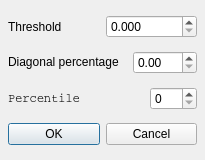
<ui version="4.0" >
 <author></author>
 <comment></comment>
 <exportmacro></exportmacro>
 <class>DetacherDialog</class>
 <widget class="QDialog" name="DetacherDialog" >
  <property name="geometry" >
   <rect>
    <x>0</x>
    <y>0</y>
    <width>205</width>
    <height>160</height>
   </rect>
  </property>
  <property name="sizePolicy" >
   <sizepolicy>
    <hsizetype>0</hsizetype>
    <vsizetype>0</vsizetype>
    <horstretch>0</horstretch>
    <verstretch>0</verstretch>
   </sizepolicy>
  </property>
  <property name="minimumSize" >
   <size>
    <width>16</width>
    <height>16</height>
   </size>
  </property>
  <property name="windowTitle" >
   <string>Detacher</string>
  </property>
  <property name="windowIcon" >
   <iconset>..\..\..\meshlab\images\eye128.png</iconset>
  </property>
  <layout class="QGridLayout" >
   <property name="margin" >
    <number>8</number>
   </property>
   <property name="spacing" >
    <number>6</number>
   </property>
   <item row="2" column="0" >
    <layout class="QHBoxLayout" >
     <property name="margin" >
      <number>0</number>
     </property>
     <property name="spacing" >
      <number>6</number>
     </property>
     <item>
      <widget class="QLabel" name="label_2" >
       <property name="text" >
        <string>&lt;html>&lt;head>&lt;meta name=&quot;qrichtext&quot; content=&quot;1&quot; />&lt;/head>&lt;body style=&quot; white-space: pre-wrap; font-family:MS Shell Dlg; font-weight:400; font-style:normal; text-decoration:none;&quot;>&lt;pre style=&quot; margin-top:12px; margin-bottom:12px; margin-left:0px; margin-right:0px; -qt-block-indent:0; text-indent:0px;&quot;>&lt;span style=&quot; font-family:Courier New,courier;&quot;>Percentile&lt;/span>&lt;/pre>&lt;/body>&lt;/html></string>
       </property>
      </widget>
     </item>
     <item>
      <spacer>
       <property name="orientation" >
        <enum>Qt::Horizontal</enum>
       </property>
       <property name="sizeHint" >
        <size>
         <width>21</width>
         <height>20</height>
        </size>
       </property>
      </spacer>
     </item>
     <item>
      <widget class="QSpinBox" name="percentileSB" >
       <property name="maximum" >
        <number>100</number>
       </property>
       <property name="minimum" >
        <number>0</number>
       </property>
      </widget>
     </item>
    </layout>
   </item>
   <item row="1" column="0" >
    <layout class="QHBoxLayout" >
     <property name="margin" >
      <number>0</number>
     </property>
     <property name="spacing" >
      <number>6</number>
     </property>
     <item>
      <widget class="QLabel" name="label" >
       <property name="text" >
        <string>&lt;html>&lt;head>&lt;meta name=&quot;qrichtext&quot; content=&quot;1&quot; />&lt;/head>&lt;body style=&quot; white-space: pre-wrap; font-family:MS Shell Dlg; font-weight:400; font-style:normal; text-decoration:none;&quot;>&lt;p style=&quot; margin-top:0px; margin-bottom:0px; margin-left:0px; margin-right:0px; -qt-block-indent:0; text-indent:0px;&quot;>&lt;span style=&quot; color:#000000;&quot;>Diagonal percentage&lt;/span>&lt;/p>&lt;/body>&lt;/html></string>
       </property>
      </widget>
     </item>
     <item>
      <spacer>
       <property name="orientation" >
        <enum>Qt::Horizontal</enum>
       </property>
       <property name="sizeHint" >
        <size>
         <width>31</width>
         <height>20</height>
        </size>
       </property>
      </spacer>
     </item>
     <item>
      <widget class="QDoubleSpinBox" name="percdiag" >
       <property name="maximum" >
        <double>100</double>
       </property>
      </widget>
     </item>
    </layout>
   </item>
   <item row="0" column="0" >
    <layout class="QHBoxLayout" >
     <property name="margin" >
      <number>0</number>
     </property>
     <property name="spacing" >
      <number>6</number>
     </property>
     <item>
      <widget class="QLabel" name="thresholdLBL" >
       <property name="text" >
        <string>Threshold</string>
       </property>
       <property name="buddy" >
        <cstring>thresholdSB</cstring>
       </property>
      </widget>
     </item>
     <item>
      <widget class="QDoubleSpinBox" name="thresholdSB" >
       <property name="decimals" >
        <number>3</number>
       </property>
       <property name="maximum" >
        <double>99.999</double>
       </property>
       <property name="singleStep" >
        <double>0.001</double>
       </property>
      </widget>
     </item>
    </layout>
   </item>
   <item row="3" column="0" >
    <layout class="QHBoxLayout" >
     <property name="margin" >
      <number>0</number>
     </property>
     <property name="spacing" >
      <number>6</number>
     </property>
     <item>
      <widget class="QPushButton" name="okButton" >
       <property name="text" >
        <string>OK</string>
       </property>
      </widget>
     </item>
     <item>
      <widget class="QPushButton" name="cancelButton" >
       <property name="text" >
        <string>Cancel</string>
       </property>
      </widget>
     </item>
    </layout>
   </item>
  </layout>
  <widget class="QWidget" name="widget" >
   <property name="geometry" >
    <rect>
     <x>10</x>
     <y>50</y>
     <width>182</width>
     <height>20</height>
    </rect>
   </property>
  </widget>
  <widget class="QWidget" name="widget_2" >
   <property name="geometry" >
    <rect>
     <x>11</x>
     <y>51</y>
     <width>181</width>
     <height>20</height>
    </rect>
   </property>
  </widget>
  <widget class="QWidget" name="widget_3" >
   <property name="geometry" >
    <rect>
     <x>12</x>
     <y>50</y>
     <width>181</width>
     <height>20</height>
    </rect>
   </property>
  </widget>
 </widget>
 <pixmapfunction></pixmapfunction>
 <tabstops>
  <tabstop>thresholdSB</tabstop>
  <tabstop>okButton</tabstop>
  <tabstop>cancelButton</tabstop>
 </tabstops>
 <resources/>
 <connections>
  <connection>
   <sender>okButton</sender>
   <signal>clicked()</signal>
   <receiver>DetacherDialog</receiver>
   <slot>accept()</slot>
   <hints>
    <hint type="sourcelabel" >
     <x>87</x>
     <y>57</y>
    </hint>
    <hint type="destinationlabel" >
     <x>170</x>
     <y>67</y>
    </hint>
   </hints>
  </connection>
  <connection>
   <sender>cancelButton</sender>
   <signal>clicked()</signal>
   <receiver>DetacherDialog</receiver>
   <slot>reject()</slot>
   <hints>
    <hint type="sourcelabel" >
     <x>165</x>
     <y>57</y>
    </hint>
    <hint type="destinationlabel" >
     <x>175</x>
     <y>67</y>
    </hint>
   </hints>
  </connection>
 </connections>
</ui>
